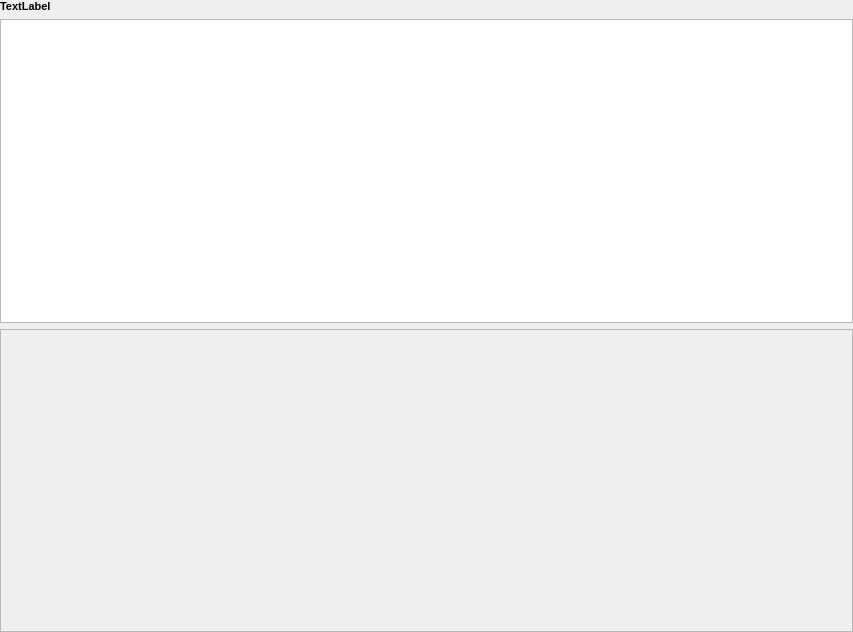
<?xml version="1.0" encoding="UTF-8"?>
<ui version="4.0">
 <class>MdiStats</class>
 <widget class="QWidget" name="MdiStats">
  <property name="geometry">
   <rect>
    <x>0</x>
    <y>0</y>
    <width>853</width>
    <height>632</height>
   </rect>
  </property>
  <property name="windowTitle">
   <string/>
  </property>
  <property name="windowIcon">
   <iconset resource="../resources.qrc">
    <normaloff>:/Kotidien/ui/icons/reports-time.png</normaloff>:/Kotidien/ui/icons/reports-time.png</iconset>
  </property>
  <layout class="QVBoxLayout" name="verticalLayout">
   <property name="leftMargin">
    <number>0</number>
   </property>
   <property name="topMargin">
    <number>0</number>
   </property>
   <property name="rightMargin">
    <number>0</number>
   </property>
   <property name="bottomMargin">
    <number>0</number>
   </property>
   <item>
    <widget class="QLabel" name="reportLabel">
     <property name="font">
      <font>
       <pointsize>8</pointsize>
       <weight>75</weight>
       <bold>true</bold>
      </font>
     </property>
     <property name="text">
      <string>TextLabel</string>
     </property>
    </widget>
   </item>
   <item>
    <widget class="QTreeView" name="opeTrfList">
     <property name="showDropIndicator" stdset="0">
      <bool>false</bool>
     </property>
     <property name="selectionMode">
      <enum>QAbstractItemView::NoSelection</enum>
     </property>
     <property name="rootIsDecorated">
      <bool>true</bool>
     </property>
     <property name="uniformRowHeights">
      <bool>true</bool>
     </property>
     <property name="sortingEnabled">
      <bool>true</bool>
     </property>
     <attribute name="headerShowSortIndicator" stdset="0">
      <bool>true</bool>
     </attribute>
     <attribute name="headerStretchLastSection">
      <bool>false</bool>
     </attribute>
    </widget>
   </item>
   <item>
    <widget class="QScrollArea" name="scrollArea">
     <property name="widgetResizable">
      <bool>true</bool>
     </property>
     <property name="alignment">
      <set>Qt::AlignLeading|Qt::AlignLeft|Qt::AlignTop</set>
     </property>
     <widget class="QWidget" name="scrollAreaWidgetContents">
      <property name="geometry">
       <rect>
        <x>0</x>
        <y>0</y>
        <width>851</width>
        <height>300</height>
       </rect>
      </property>
     </widget>
    </widget>
   </item>
  </layout>
 </widget>
 <resources>
  <include location="../resources.qrc"/>
 </resources>
 <connections/>
</ui>
